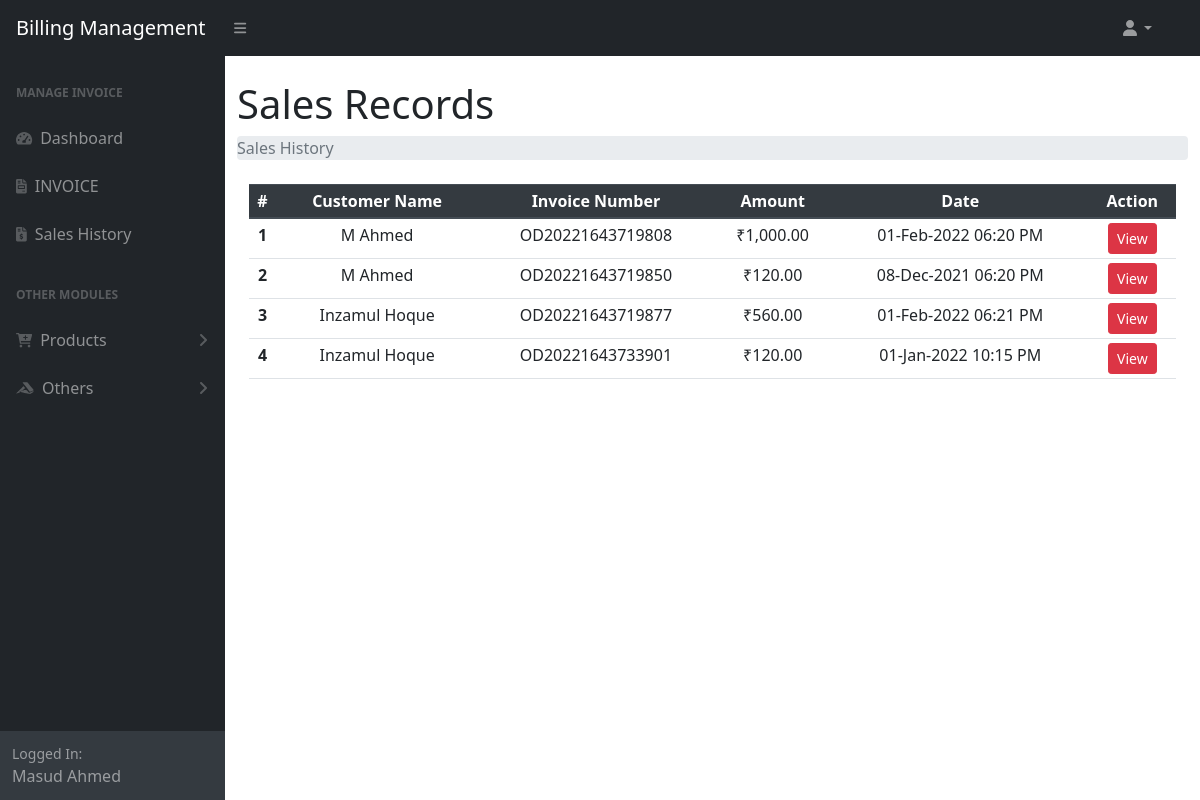
/sales_history.php (signed in), run on an earlier commit of the app's database.
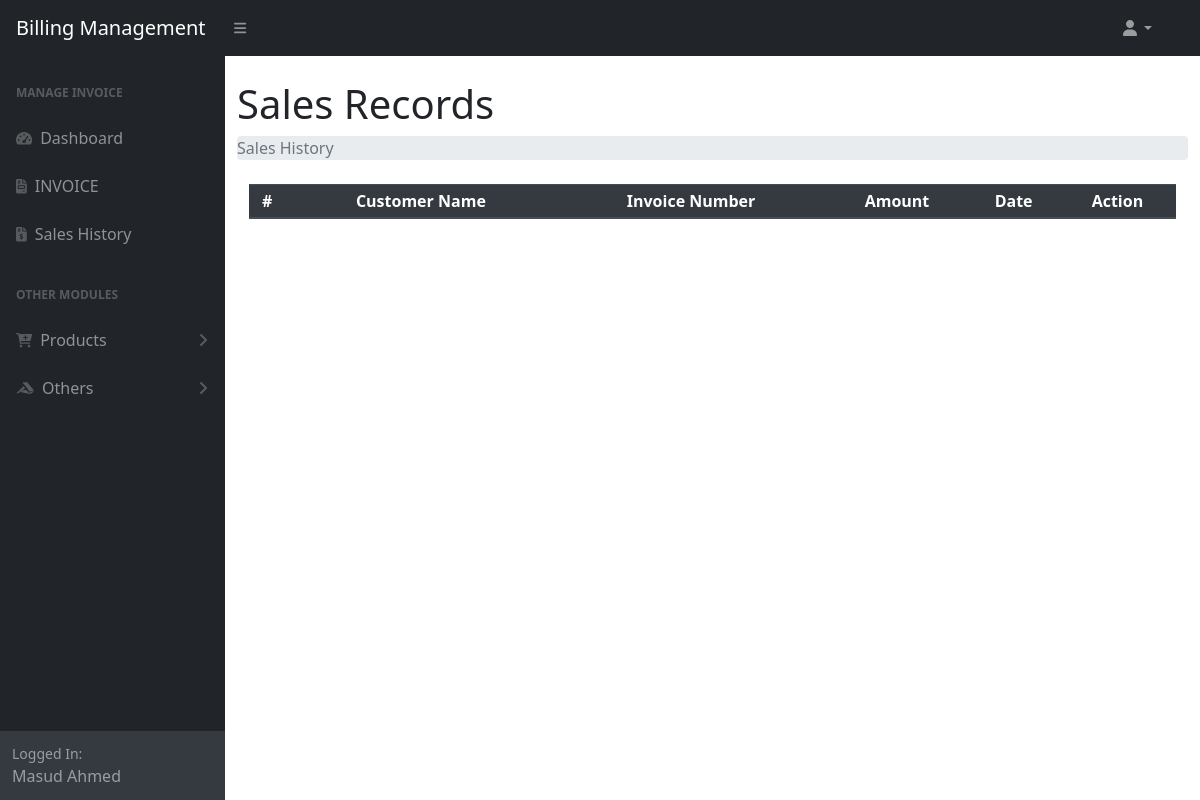
And on a later commit of the database.
### tables this page shows
CREATE TABLE `user` (
  `id` int(11) NOT NULL,
  `name` varchar(50) NOT NULL,
  `mobile` varchar(10) NOT NULL,
  `email` varchar(100) DEFAULT NULL
);

CREATE TABLE `bill` (
  `bill_id` varchar(50) NOT NULL,
  `total_amount` decimal(10,0) NOT NULL,
  `total_gst` decimal(10,0) NOT NULL,
  `customer_id` int(11) NOT NULL,
  `emp_id` int(11) NOT NULL,
  `date` datetime NOT NULL DEFAULT current_timestamp()
);

### sales_history.php (the view)
<?php require_once 'menu/header.php' ?>
<div class="container-fluid">
<h1 class="mt-4">Sales Records</h1>
    <ol class="breadcrumb mb-4">
        <li class="breadcrumb-item active">Sales History</li>
    </ol>
    <div class="container">
        <table class="table table-sm text-center">
            <thead class="thead-dark">
                <tr>
                    <th scope="col">#</th>
                    <th scope="col">Customer Name</th>
                    <th scope="col">Invoice Number</th>
                    <th scope="col">Amount</th>
                    <th scope="col">Date</th>
                    <th scope="col">Action</th>
                </tr>
            </thead>
            <tbody>
                <?php
                $sql = "SELECT `name`, `bill_id`, `total_amount`, `date` FROM `bill` JOIN `user` ON `bill`.`customer_id`=`user`.`id`";
                $res = mysqli_query($conn, $sql);
                if ($res) {
                    if (mysqli_num_rows($res) > 0) {
                        $sl =0;
                        while ($data = mysqli_fetch_assoc($res)) {
                            ++$sl;
                            $cname = $data['name'];
                            $bill_no = $data['bill_id'];
                            $amount = $data['total_amount'];
                            $datetime=$data['date'];
                            $time = date('d-M-Y h:i A', strtotime($datetime));
                ?>
                            <tr>
                                <th scope="row"><?= $sl ?></th>
                                <td><?= $cname ?></td>
                                <td><?= $bill_no ?></td>
                                <td><?= "₹".number_format($amount,2) ?></td>
                                <td><?= $time ?></td>
                                <td>
                                    <a href="view_bill.php?inv_id=<?=$bill_no?>" class="btn btn-sm btn-danger">View</a>
                                </td>
                            </tr>
                <?php
                        }
                    } else {
                        $_SESSION['msg'] = "No Data Available";
                    }
                } else {
                    $_SESSION['msg'] = mysqli_error($conn);
                }
                ?>
            </tbody>
        </table>
    </div>
</div>
<br>
<?php require_once 'menu/footer.php' ?>

### menu/header.php (shortened to what this page needs)
<?php
require_once "lib/db.php";
?>
<!DOCTYPE html>
<html lang="en">
<head>
    <link rel="stylesheet" href="assets/css/bootstrap.min.css">
    <link href="assets/css/styles.css" rel="stylesheet" />
</head>
<body class="sb-nav-fixed">
    <nav class="sb-topnav navbar navbar-expand navbar-dark bg-dark">
        <a class="navbar-brand ps-3" href="index.php">Billing Management</a>
        <button class="btn btn-link btn-sm order-1 order-lg-0 me-4 me-lg-0" id="sidebarToggle" href="#!"><i class="fas fa-bars"></i></button>
        <ul class="navbar-nav ms-auto ms-md-0 me-3 me-lg-4">
            <li class="nav-item dropdown">
                <a class="nav-link dropdown-toggle" id="navbarDropdown" href="#" role="button" data-bs-toggle="dropdown" aria-expanded="false"><i class="fas fa-user fa-fw"></i></a>
            </li>
        </ul>
    </nav>
    <div id="layoutSidenav">
        <div id="layoutSidenav_nav">
            <nav class="sb-sidenav accordion sb-sidenav-dark" id="sidenavAccordion">
                <div class="sb-sidenav-menu">
                    <div class="nav">
                        <div class="sb-sidenav-menu-heading">Manage Invoice</div>
                        <a class="nav-link" href="index.php">
                            <div class="sb-nav-link-icon"><i class="fas fa-tachometer-alt"></i></div>
                            Dashboard
                        </a>
                        <a class="nav-link" href="generate_bills.php">
                            <div class="sb-nav-link-icon"><i class="fas fa-file-invoice"></i></div>
                            INVOICE
                        </a>
                        <a class="nav-link" href="sales_history.php">
                            <div class="sb-nav-link-icon"><i class="fas fa-file-invoice-dollar"></i></i></div>
                            Sales History
                        </a>
                        <div class="sb-sidenav-menu-heading">Other Modules</div>
                        <a class="nav-link collapsed" href="#" data-bs-toggle="collapse" data-bs-target="#collapseLayouts" aria-expanded="false" aria-controls="collapseLayouts">
                            <div class="sb-nav-link-icon"><i class="fas fa-cart-plus"></i></div>
                            Products
                            <div class="sb-sidenav-collapse-arrow"><i class="fas fa-angle-down"></i></div>
                        </a>
                        <a class="nav-link collapsed" href="#" data-bs-toggle="collapse" data-bs-target="#collapsePages" aria-expanded="false" aria-controls="collapsePages">
                            <div class="sb-nav-link-icon"><i class="fab fa-accusoft"></i></div>
                            Others
                            <div class="sb-sidenav-collapse-arrow"><i class="fas fa-angle-down"></i></div>
                        </a>
                    </div>
                </div>
                <div class="sb-sidenav-footer">
                    <div class="small">Logged In:</div>
                    <?php
                    if (isset($_SESSION['user'])) {
                        $id = $_SESSION['user']['user_id'];
                        $data = mysqli_fetch_assoc(mysqli_query($conn, "SELECT * FROM `user` WHERE `id`='$id'"));
                        echo $data['name'];
                    }
                    ?>
                </div>
            </nav>
        </div>
        <div id="layoutSidenav_content">
            <main>

### menu/footer.php (shortened to what this page needs)
</main>
</div>
</div>
</body>
</html>

What changed in the data, as far as the page shows it:
removed bill: customer.name "M Ahmed", bill_id "OD20221643719808", total_amount "1,000.00", date "01-Feb-2022 06:20 PM"
removed bill: customer.name "M Ahmed", bill_id "OD20221643719850", total_amount "120.00", date "08-Dec-2021 06:20 PM"
removed bill: customer.name "Inzamul Hoque", bill_id "OD20221643719877", total_amount "560.00", date "01-Feb-2022 06:21 PM"
removed bill: customer.name "Inzamul Hoque", bill_id "OD20221643733901", total_amount "120.00", date "01-Jan-2022 10:15 PM"
